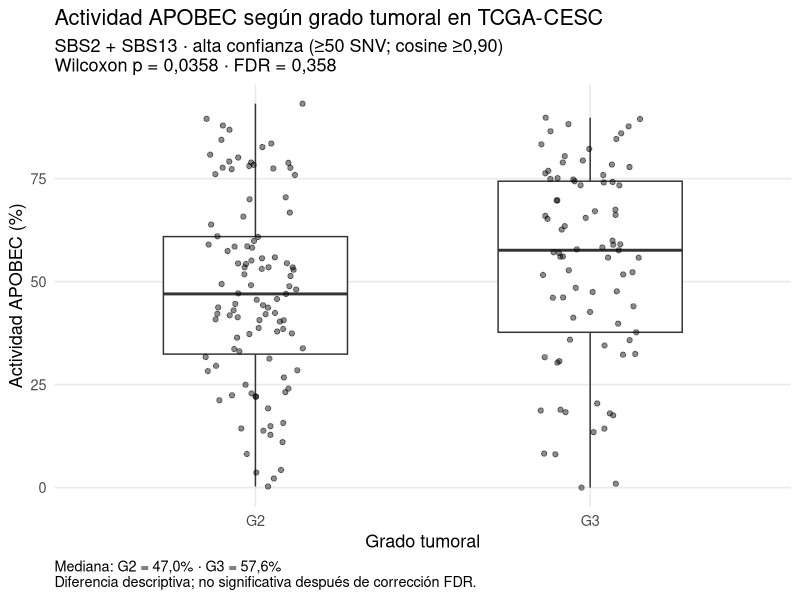
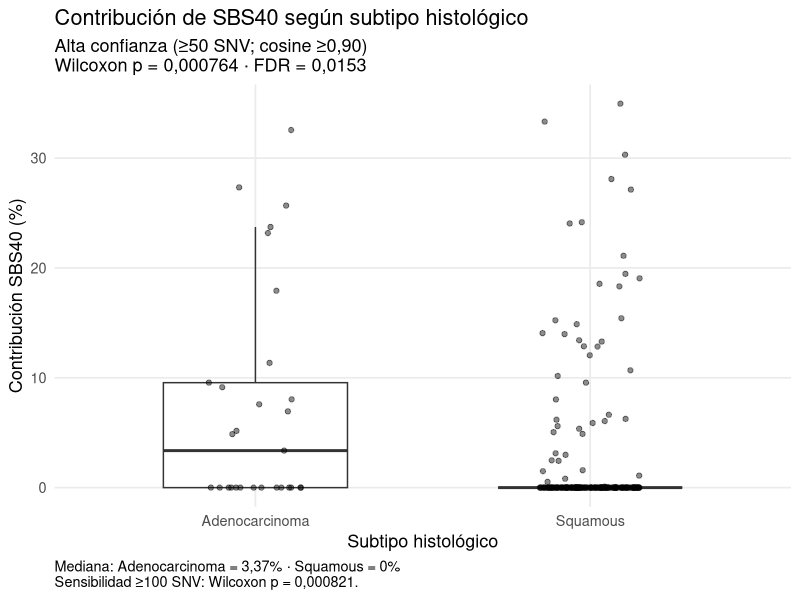
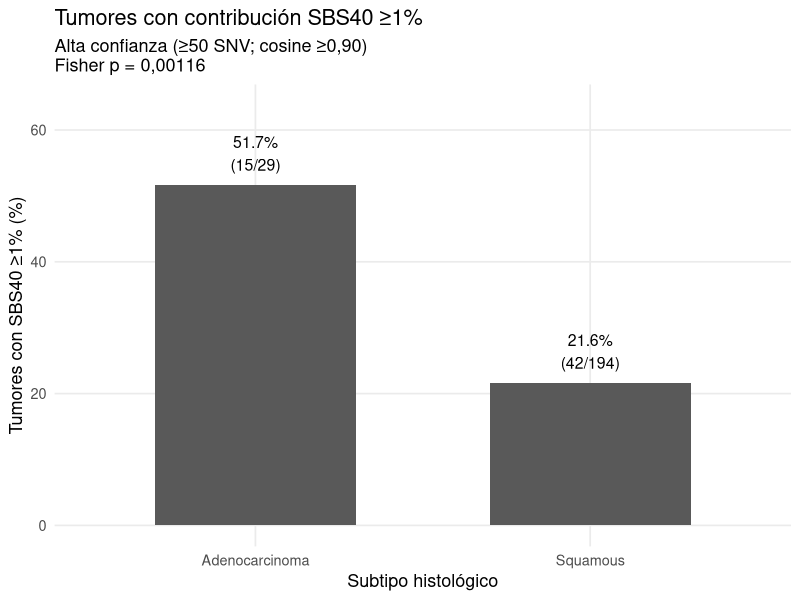

Here is the R script that generated these plots, in order:
library(readr)
library(dplyr)
library(ggplot2)

# ==========================================================
# Datos
# ==========================================================

dat <- read_csv(
  "results/tcga/COSMIC_SBS_with_metadata.csv",
  show_col_types = FALSE
)

dir.create(
  "results/tcga/figures",
  recursive = TRUE,
  showWarnings = FALSE
)

# Cohorte principal de alta confianza
hc <- dat %>%
  filter(
    total_snvs >= 50,
    cosine >= 0.90
  )

# ==========================================================
# FIGURA 1
# APOBEC G2 vs G3
# ==========================================================

grade <- hc %>%
  filter(
    tumor_grade %in% c("G2", "G3")
  ) %>%
  mutate(
    APOBEC_pct = APOBEC * 100,
    tumor_grade = factor(
      tumor_grade,
      levels = c("G2", "G3")
    )
  )

p1 <- ggplot(
  grade,
  aes(
    x = tumor_grade,
    y = APOBEC_pct
  )
) +
  geom_boxplot(
    width = 0.55,
    outlier.shape = NA
  ) +
  geom_jitter(
    width = 0.15,
    alpha = 0.45,
    size = 1.5
  ) +
  labs(
    title = "Actividad APOBEC según grado tumoral en TCGA-CESC",
    subtitle = paste0(
      "SBS2 + SBS13 · alta confianza (≥50 SNV; cosine ≥0,90)\n",
      "Wilcoxon p = 0,0358 · FDR = 0,358"
    ),
    x = "Grado tumoral",
    y = "Actividad APOBEC (%)",
    caption = paste0(
      "Mediana: G2 = 47,0% · G3 = 57,6%\n",
      "Diferencia descriptiva; no significativa después de corrección FDR."
    )
  ) +
  theme_minimal(base_size = 13) +
  theme(
    panel.grid.minor = element_blank(),
    plot.caption = element_text(
      hjust = 0
    )
  )

ggsave(
  "results/tcga/figures/tcga_APOBEC_G2_vs_G3.png",
  p1,
  width = 7.5,
  height = 6,
  dpi = 300
)

# ==========================================================
# FIGURA 2
# SBS40 por histología
# ==========================================================

hist <- hc %>%
  filter(
    histology_group %in%
      c("Adenocarcinoma", "Squamous")
  ) %>%
  mutate(
    SBS40_pct = SBS40 * 100,
    histology_group = factor(
      histology_group,
      levels = c(
        "Adenocarcinoma",
        "Squamous"
      )
    )
  )

p2 <- ggplot(
  hist,
  aes(
    x = histology_group,
    y = SBS40_pct
  )
) +
  geom_boxplot(
    width = 0.55,
    outlier.shape = NA
  ) +
  geom_jitter(
    width = 0.15,
    alpha = 0.45,
    size = 1.5
  ) +
  labs(
    title = "Contribución de SBS40 según subtipo histológico",
    subtitle = paste0(
      "Alta confianza (≥50 SNV; cosine ≥0,90)\n",
      "Wilcoxon p = 0,000764 · FDR = 0,0153"
    ),
    x = "Subtipo histológico",
    y = "Contribución SBS40 (%)",
    caption = paste0(
      "Mediana: Adenocarcinoma = 3,37% · Squamous = 0%\n",
      "Sensibilidad ≥100 SNV: Wilcoxon p = 0,000821."
    )
  ) +
  theme_minimal(base_size = 13) +
  theme(
    panel.grid.minor = element_blank(),
    plot.caption = element_text(
      hjust = 0
    )
  )

ggsave(
  "results/tcga/figures/tcga_SBS40_histology.png",
  p2,
  width = 8,
  height = 6,
  dpi = 300
)

# ==========================================================
# FIGURA 3
# Proporción de tumores SBS40 >= 1%
# ==========================================================

prev <- hist %>%
  group_by(histology_group) %>%
  summarise(
    n = n(),
    positive = sum(SBS40 >= 0.01),
    prevalence =
      100 * positive / n,
    .groups = "drop"
  )

p3 <- ggplot(
  prev,
  aes(
    x = histology_group,
    y = prevalence
  )
) +
  geom_col(
    width = 0.6
  ) +
  geom_text(
    aes(
      label = paste0(
        round(prevalence, 1),
        "%\n(",
        positive,
        "/",
        n,
        ")"
      )
    ),
    vjust = -0.4,
    size = 4
  ) +
  labs(
    title = "Tumores con contribución SBS40 ≥1%",
    subtitle = paste0(
      "Alta confianza (≥50 SNV; cosine ≥0,90)\n",
      "Fisher p = 0,00116"
    ),
    x = "Subtipo histológico",
    y = "Tumores con SBS40 ≥1% (%)"
  ) +
  scale_y_continuous(
    limits = c(
      0,
      max(prev$prevalence) + 12
    )
  ) +
  theme_minimal(base_size = 13) +
  theme(
    panel.grid.minor = element_blank()
  )

ggsave(
  "results/tcga/figures/tcga_SBS40_prevalence_histology.png",
  p3,
  width = 7.5,
  height = 5.5,
  dpi = 300
)

# ==========================================================
# Resumen
# ==========================================================

cat("\n===== FIGURAS GENERADAS =====\n")

cat(
  "1. results/tcga/figures/tcga_APOBEC_G2_vs_G3.png\n"
)

cat(
  "2. results/tcga/figures/tcga_SBS40_histology.png\n"
)

cat(
  "3. results/tcga/figures/tcga_SBS40_prevalence_histology.png\n"
)

cat("\n===== PREVALENCIA SBS40 >=1% =====\n")
print(prev)
